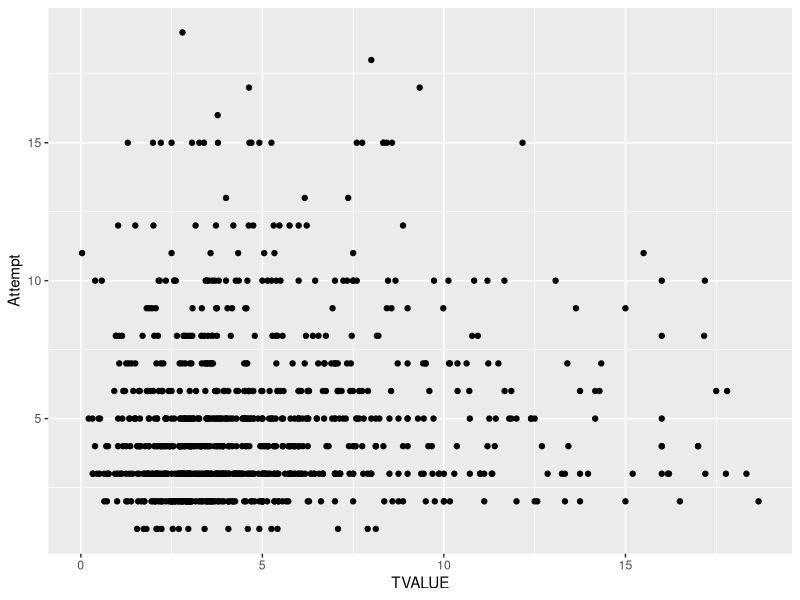
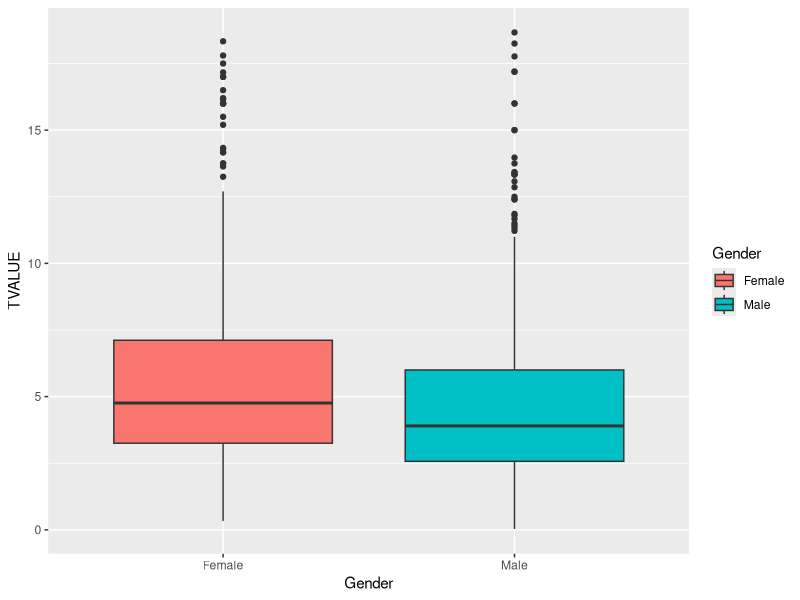
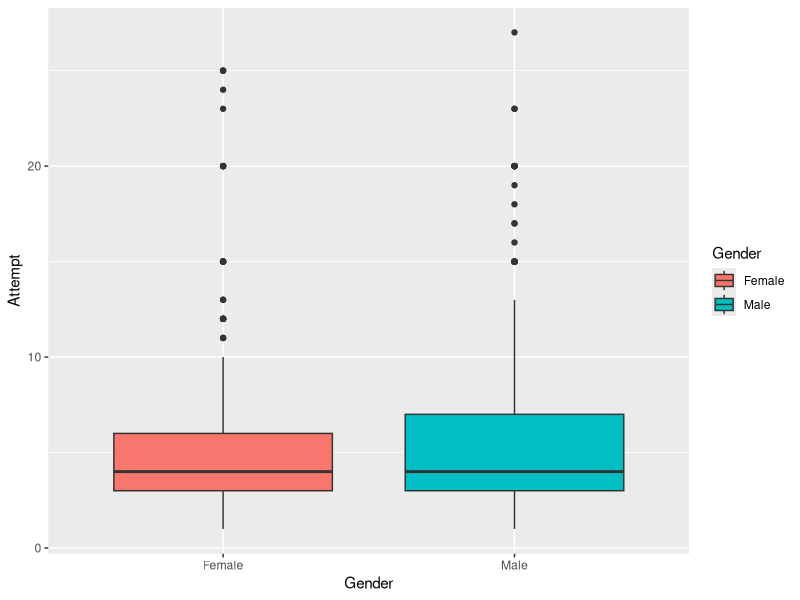
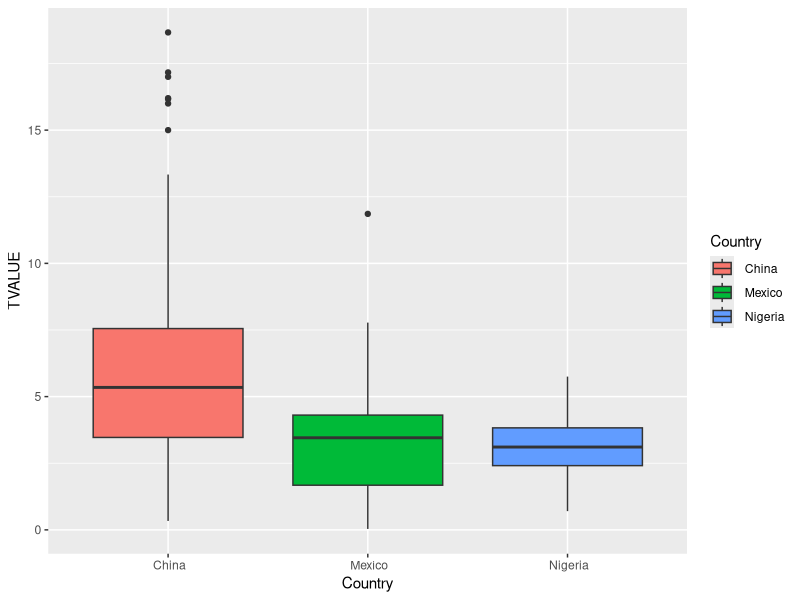
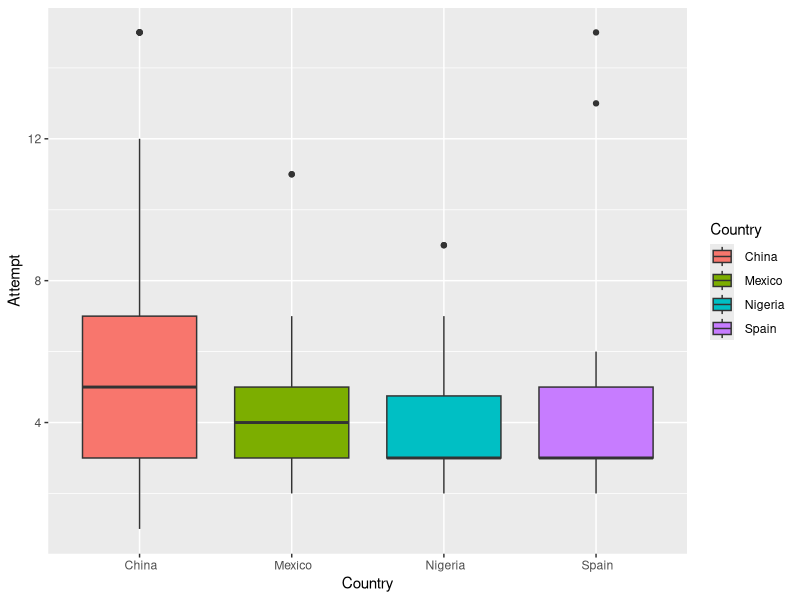

Reproduce these figures in R, in order.
## ---- chunk 1
library(ggplot2)
nomissing <- read.csv("data/NoMissingWithCategory.csv", sep = ",")
allVars <-  as.data.frame(nomissing)
# summary(allVars$Attempt)
# plot(x = allVars$Attempt, y = allVars$TVALUE, data= subset(allVars, (Attempt<50 & TVALUE< 30)))
ggplot(data = subset(allVars, (Attempt<20 & TVALUE<20)), aes(x=TVALUE, y=Attempt)) +
  geom_point(aes(x=TVALUE, y = Attempt))
        # geom_vline(data=df2,aes(xintercept=YourScore), show.legend =TRUE) +
        # geom_histogram(position="identity", alpha=0.4, bins = 20) +
        # geom_vline(xintercept = df2$YourScore,linetype=c(1)) +
        # ylim(c(0, 70))

# ggplotly()
# n1 <- nPlot(Freq ~ Hair, group = 'Eye', type = 'multiBarChart',data = subset(haireye, Sex == 'Male'))
# n1$print('chart1')
## ---- chunk 2
nomissing <- read.csv("data/NoMissingWithCategory.csv", sep = ",")
allVars <-  as.data.frame(nomissing)
allVars$Gender <- as.factor(allVars$Gender)
# summary(allVars$Gender)
ggplot(data = subset(allVars, TVALUE<20), aes(x = Gender, y=TVALUE)) +
  geom_boxplot(aes(x=Gender, y=TVALUE, fill=Gender))
## ---- chunk 3
nomissing <- read.csv("data/NoMissingWithCategory.csv", sep = ",")
allVars <-  as.data.frame(nomissing)
allVars$Gender <- as.factor(allVars$Gender)
# summary(allVars$Gender)
ggplot(data = subset(allVars, Attempt<30), aes(x = Gender, y=Attempt)) +
  geom_boxplot(aes(x=Gender, y=Attempt, fill=Gender))
## ---- chunk 4
nomissing <- read.csv("data/NoMissingWithCategory.csv", sep = ",")
allVars <-  as.data.frame(nomissing)
allVars$Gender <- as.factor(allVars$Gender)
# summary(allVars$Gender)
ggplot(data = subset(allVars, (TVALUE<20 & (Country==" Nigeria" | Country==" Mexico" | Country == " China"))), aes(x = Country, y = TVALUE)) +
  geom_boxplot(aes(x=Country, y=TVALUE, fill=Country))
## ---- chunk 5
nomissing <- read.csv("data/NoMissingWithCategory.csv", sep = ",")
allVars <-  as.data.frame(nomissing)
allVars$Gender <- as.factor(allVars$Gender)
# summary(allVars$Gender)
ggplot(data = subset(allVars, (Attempt<16 & (Country==" Spain" | Country==" Nigeria" | Country==" Mexico" | Country == " China"))), aes(x = Country, y = Attempt)) +
  geom_boxplot(aes(x=Country, y=Attempt, fill=Country))
